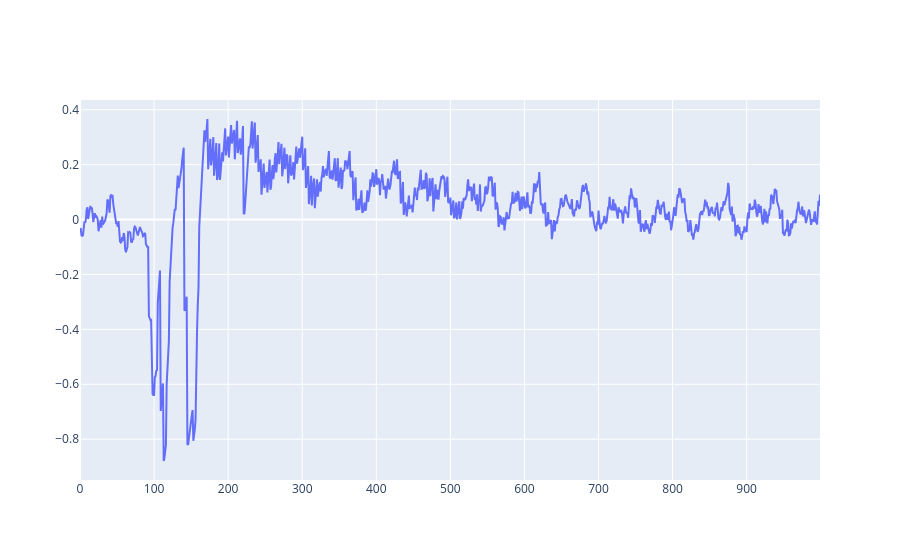

Notebook cell for this chart:
### Code cell
# Identify proper trace point

correlation = [
    pearson(
        data["trace"][:, trace_point],
        [lascar.hamming(lascar.tools.aes.sbox[j ^ 0x01]) for j in data["input"][:, 0]],
    )
    for trace_point in range(data["trace"].shape[0])
]

fig = pgo.Figure()
fig.add_trace(pgo.Scatter(y=correlation))
fig.show()

### Figure 1 — Plotly figure (JSON) as saved in the notebook; plotly's stock layout.template omitted (floating-point values rounded to 4 significant figures; data arrays with more than 128 entries replaced by an {"elided": "..."} marker saying what was removed)
{"data": [{"type": "scatter", "y": {"elided": "1000 float values"}}], "layout": {}}
